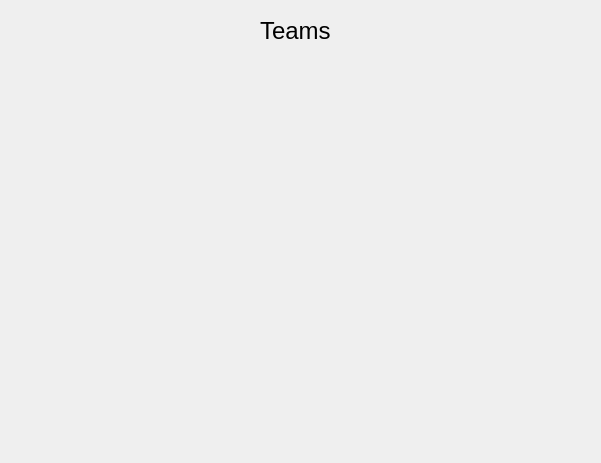
<?xml version="1.0" encoding="UTF-8"?>
<ui version="4.0">
 <class>TeamWindow</class>
 <widget class="QDialog" name="TeamWindow">
  <property name="geometry">
   <rect>
    <x>0</x>
    <y>0</y>
    <width>601</width>
    <height>463</height>
   </rect>
  </property>
  <property name="windowTitle">
   <string>Dialog</string>
  </property>
  <widget class="QLabel" name="label">
   <property name="geometry">
    <rect>
     <x>260</x>
     <y>10</y>
     <width>101</width>
     <height>41</height>
    </rect>
   </property>
   <property name="font">
    <font>
     <pointsize>18</pointsize>
    </font>
   </property>
   <property name="text">
    <string>Teams</string>
   </property>
  </widget>
 </widget>
 <resources/>
 <connections/>
</ui>
